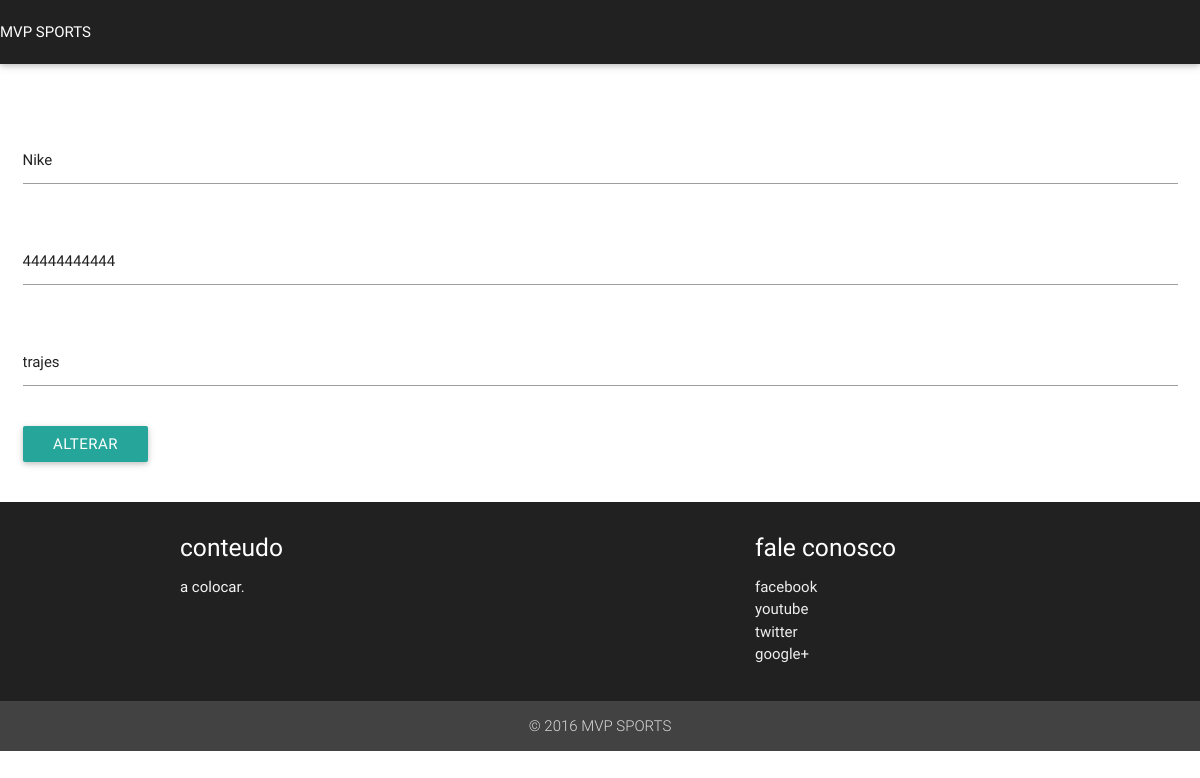
The page /view/formAlterarMarca.php?idmarca=2 (signed in) on the database its author committed.
### tables this page shows
CREATE TABLE `marca` (
  `idmarca` int(11) NOT NULL,
  `nomemarca` varchar(50) NOT NULL,
  `tipoproduto` varchar(50) NOT NULL,
  `cnpj` bigint(50) NOT NULL
);

### model/DAO/Crud.php (called while the page is built, shortened)
<?php
class Crud {
    public function gerarFindById($tabelas,$joinsA, $joinsB, $identificadores, $valorId){
        try {
            $pdo = Conexao::getInstance();
            $sql = "SELECT * FROM ";
            $numeroTabelas = count($tabelas);
            for($h = 0;$h < $numeroTabelas; $h++){
                if($numeroTabelas == 1){
                    $sql = $sql . $tabelas[$h];
                }
            }
            $sql = $sql . " WHERE ";
            $numeroIdentificadores = count($identificadores);
            for ($i = 0; $i < $numeroIdentificadores; $i++) {
                if ($i == $numeroIdentificadores - 1) {
                    $sql = $sql . "$identificadores[$i] = ?";
                } else {
                    $sql = $sql . "$identificadores[$i] = ? AND ";
                }
            }
            $stmt = $pdo->prepare($sql);
            for($b = 0;$b < $numeroIdentificadores;$b++){
                $stmt->bindValue($b+1, $valorId[$b]);
            }
            $stmt->execute();
            $Entidade = $stmt->fetchObject(__CLASS__);
            return $Entidade;
        } catch (PDOExceptionException $ex) {
            echo "".$ex;
        }
    }
}

### model/DAO/classeMarcasDAO.php (called while the page is built, shortened)
<?php
require_once 'Crud.php';
class classeMarcasDAO extends Crud{
    public function pesquisarMarcaPorId($idmarca){
        $tabelas = array("marca");
        $joinsA  = array();
        $joinsB  = array();
        $identificadores = array("idmarca");
        $valorId = array($idmarca);
        return parent::gerarFindById($tabelas, $joinsA, $joinsB, $identificadores, $valorId);
    }
}

### view/formAlterarMarca.php (the view, shortened to what this page needs)
<!DOCTYPE html>
<!DOCTYPE html>
<html lang="en">
  <head>
      <link type="text/css" rel="stylesheet" href="../css/materialize.min.css"  media="screen,projection"/>
  </head>
  <body>
        <nav>
            <div class="nav-wrapper grey darken-4">
                <a href="#" class > MVP SPORTS</a>
            </div>
        </nav>
        <section>
            <article>
                <br>
                <div class="row">
                    <form class="col s12" action="../control/controladorAlterarMarca.php" method="post">
                        <?php
                        require_once '../model/DAO/classeMarcasDAO.php';
                        if(isset($_GET['idmarca'])){
                            $idmarca = $_GET['idmarca'];
                        } else {
                            $idmarca = null;
                            echo "<script>alert('Está faltando o idmarca na URL!')</script>";
                        }
                        $marcaDAO = new classeMarcasDAO();
                        $marca = $marcaDAO->pesquisarMarcaPorId($idmarca);
                        ?>
                        <div class="row">
                            <div class="input-field col s12">
                            </div>
                        </div>
                        <div class="row">
                            <div class="input-field col s12">
                                <input placeholder="Nome" id="idmarca" name="nome" type="text" value="<?php echo $marca->nomemarca ?>" class="validate">
                            </div>
                        </div>
                        <div class="row">
                            <div class="input-field col s12">
                                <input placeholder="cnpj" id="cnpj" name="cnpj" value="<?php echo $marca->cnpj ?>" type="text" class="validate">
                            </div>
                        </div>
                        <div class="row">
                            <div class="input-field col s12">
                                <input placeholder="tipo produto" id="tipoproduto" name="tipoproduto" value="<?php echo $marca->tipoproduto ?>" type="text" class="validate">
                            </div>
                        </div>
                        <div class="row">
                            <div class="col s12">
                                <button type="submit" class="btn waves-effect waves-light">Alterar</button>
                            </div>
                        </div>
                    </form>
                </div>
            </article>
        </section>
        <footer class="page-footer grey darken-4">
          <div class="container ">
            <div class="row">
              <div class="col l6 s12">
                <h5 class="white-text">conteudo</h5>
                <p class="grey-text text-lighten-4">a colocar.</p>
              </div>
              <div class="col l4 offset-l2 s12">
                <h5 class="white-text">fale conosco</h5>
                <ul>
                  <li><a class="grey-text text-lighten-3" href="#!">facebook</a></li>
                  <li><a class="grey-text text-lighten-3" href="#!">youtube</a></li>
                  <li><a class="grey-text text-lighten-3" href="#!">twitter</a></li>
                  <li><a class="grey-text text-lighten-3" href="#!">google+</a></li>
                </ul>
              </div>
            </div>
          </div>
          <div class="footer-copyright center grey darken-3">
            <div class="container">
            © 2016 MVP SPORTS
            </div>
          </div>
        </footer>
  </body>
</html>

### rows shown on the page
marca: nome "Nike", cnpj "44444444444", tipoproduto "trajes"
